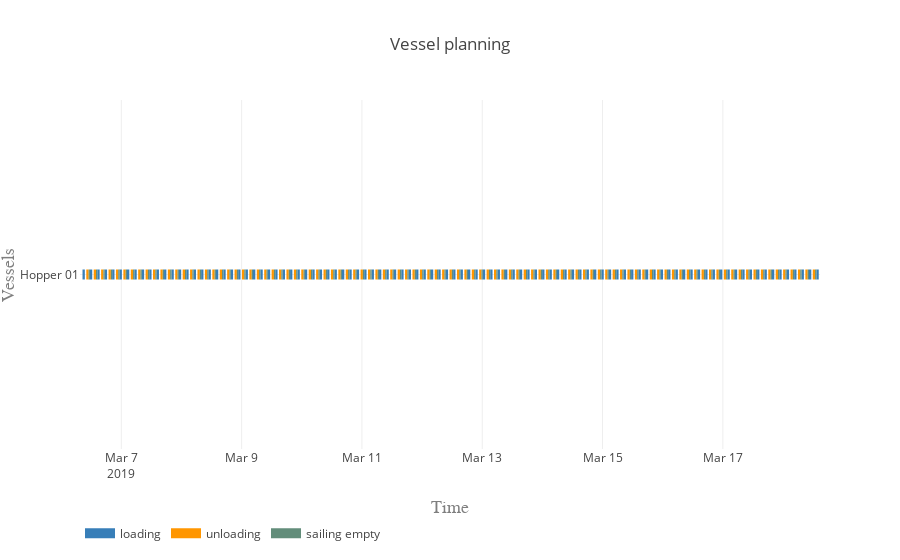

The code cell stored with this chart in its notebook:
### Markdown cell above
#### Vessel planning

### Code cell
vessels = [hopper]

activities = ['loading', 'unloading', 'sailing full', 'sailing empty']
colors = {0:'rgb(55,126,184)', 1:'rgb(255,150,0)', 2:'rgb(98, 192, 122)', 3:'rgb(98, 141, 122)'}

plot.vessel_planning(vessels, activities, colors)

### Figure 1 — Plotly figure (JSON) as saved in the notebook; plotly's stock layout.template omitted (floating-point values rounded to 4 significant figures; data arrays with more than 128 entries replaced by an {"elided": "..."} marker saying what was removed)
{"data": [{"connectgaps": false, "hoverinfo": "y+name", "line": {"color": "rgb(55,126,184)", "width": 10}, "mode": "lines", "name": "loading", "type": "scatter", "uid": "1bc8d8a4-c8d2-4a23-98a6-e13cee6fdbab", "x": {"elided": "500 str values"}, "y": {"elided": "500 str values"}}, {"connectgaps": false, "hoverinfo": "y+name", "line": {"color": "rgb(255,150,0)", "width": 10}, "mode": "lines", "name": "unloading", "type": "scatter", "uid": "6221f369-6dd3-4ac6-9bd5-fc85efaa73fc", "x": {"elided": "500 str values"}, "y": {"elided": "500 str values"}}, {"connectgaps": false, "hoverinfo": "y+name", "line": {"color": "rgb(98, 192, 122)", "width": 10}, "mode": "lines", "name": "sailing full", "type": "scatter", "uid": "9ab0e570-da90-4b77-a4d0-983768006956", "x": [], "y": []}, {"connectgaps": false, "hoverinfo": "y+name", "line": {"color": "rgb(98, 141, 122)", "width": 10}, "mode": "lines", "name": "sailing empty", "type": "scatter", "uid": "0a745b83-4dd7-4469-91b2-b0b1df8d444c", "x": {"elided": "495 str values"}, "y": {"elided": "495 str values"}}], "layout": {"hovermode": "closest", "legend": {"orientation": "h", "x": 0, "y": -0.2}, "title": "Vessel planning", "xaxis": {"range": ["2019-03-06 07:30:44", "2019-03-18 14:45:06.511561"], "title": "Time", "titlefont": {"color": "#7f7f7f", "family": "Courier New, monospace", "size": 18}}, "yaxis": {"title": "Vessels", "titlefont": {"color": "#7f7f7f", "family": "Courier New, monospace", "size": 18}}}}
